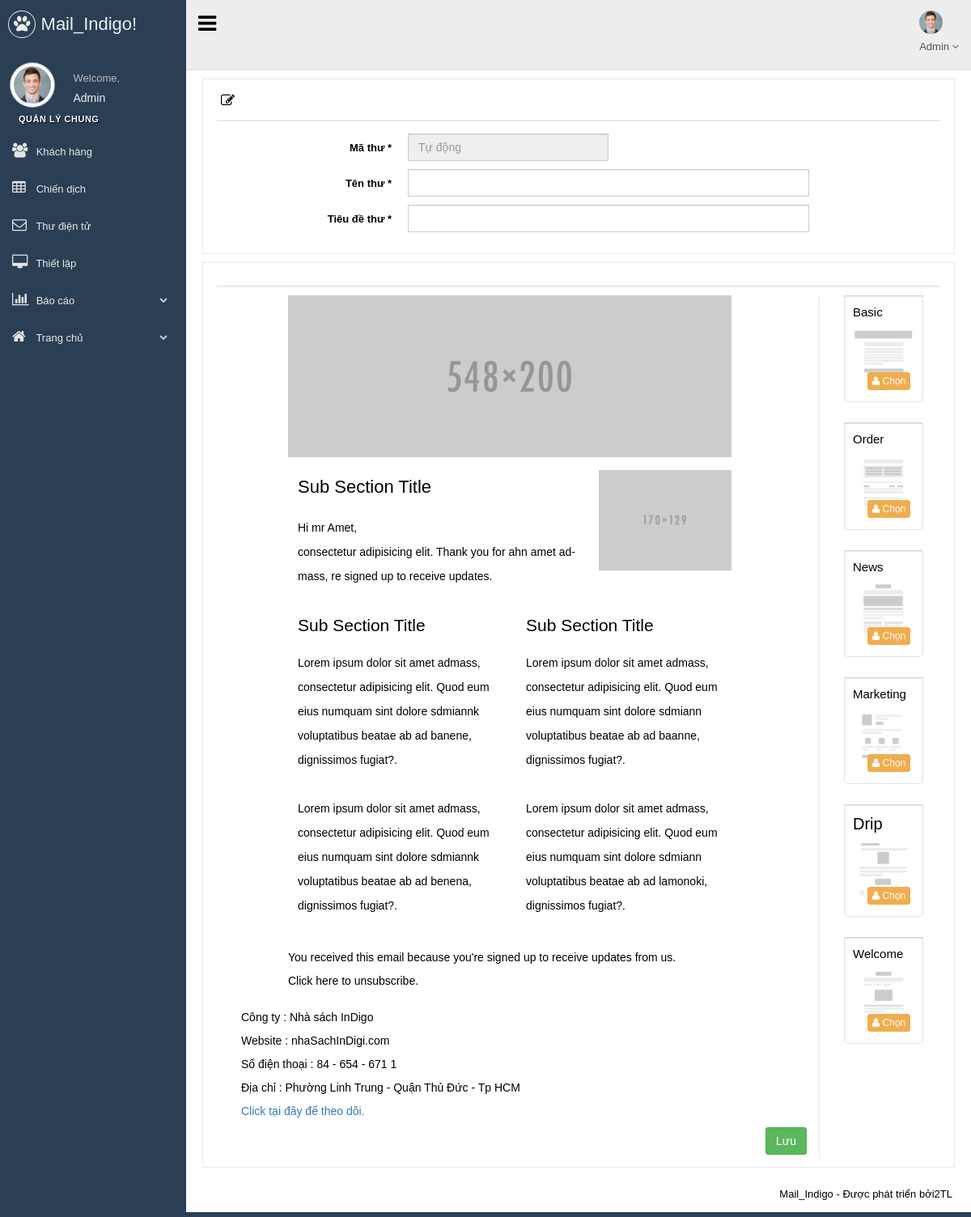
The page /index.php/templates_controllers/load on the database its author committed.
### tables this page shows
CREATE TABLE `chuki` (
  `maChuKi` int(11) NOT NULL,
  `tenCongTy` varchar(200) NOT NULL,
  `diaChiCongTy` varchar(300) NOT NULL,
  `websiteCongTy` varchar(50) NOT NULL,
  `soDienThoai` varchar(20) NOT NULL
);

### application/controllers/templates_controllers.php (called while the page is built, shortened)
<?php
class Templates_controllers extends CI_Controller {
    public function __construct() {
         $this->load->model('ChuKi_models');
    }
    public function get_info_ChuKi() {
        $id = '1';
        $info = $this->ChuKi_models->get_info($id);
        return $info;
    }
    public function load() {
        $data['chuKi'] = $this->get_info_ChuKi();
       $this->load->view("admin/templates_views",$data);
    }
}

### index.php (called while the page is built, shortened)
<?php
require_once BASEPATH.'core/CodeIgniter.php';

### application/core/MY_Model.php (called while the page is built, shortened)
<?php
class MY_Model extends CI_Model {
    var $table = '';
    var $key = 'id';
    function get_info($id, $field = '') {
        $where = array();
        $where[$this->key] = $id;
        return $this->get_info_rule($where, $field);
    }
    function get_info_rule($where = array(), $field = '') {
        $this->db->where($where);
        $query = $this->db->get($this->table);
        if ($query->num_rows()) {
            return $query->row();
        }
        return FALSE;
    }
}

### application/views/admin/templates_views.php (the view, shortened to what this page needs)
<!DOCTYPE html>
<html lang="en">
    <head>
    </head>
    <body class="nav-md">
        <div class="container body" style="font-size: 13px">
            <div class="main_container">
                <div class="bar_left_top">
                </div>
                <div class="right_col" role="main">
                    <div class="contet_main">
                        <div>
                            <div class="x_panel">
                                <div class="x_title">
                                    <h2><i class="fa fa-pencil-square-o"></i><small> Tạo thư mới</small></h2>
                                    <div class="clearfix"></div>
                                </div>
                                <div class="x_content">
                                    <form class="form-horizontal form-label-left input_mask" method="post">
                                        <div class="form-group">
                                            <label class="control-label col-md-3 col-sm-3 col-xs-12">Mã thư *</label>
                                            <div class="col-md-7 col-sm-7 col-xs-12">
                                                <input type="text" class="form-control maKhachHang_sua" placeholder="Tự động" disabled="disabled" style="width: 50%">
                                            </div>
                                        </div>
                                        <div class="item form-group">
                                            <label class="control-label col-md-3 col-sm-3 col-xs-12" >Tên thư * </label>
                                            <div class="col-md-7 col-sm-7 col-xs-12">
                                                <input type="text" class="form-control col-md-7 col-xs-12 tenThu" required="" >
                                            </div>
                                        </div>
                                        <div class="item form-group">
                                            <label class="control-label col-md-3 col-sm-3 col-xs-12" >Tiêu đề thư * </label>
                                            <div class="col-md-7 col-sm-7 col-xs-12">
                                                <input type="text" class="form-control col-md-7 col-xs-12 tieuDeThu" required="" >
                                            </div>
                                        </div>
                                    </form>
                                </div>
                            </div>
                            <div class="x_panel">
                                <div class="x_title">
                                    <div class="clearfix"></div>
                                </div>
                                <div class="col-md-10 col-xs-10" style="border-right: 1px solid #E6E9ED;">
                                    <div class="email_gui">
                                        <div>
                                        </div>
                                        <div class="chuKi" style="margin-left: 20px;">
                                            <p>Công ty : <?php echo $chuKi->tenCongTy ?></p>
                                            <p>Website : <?php echo $chuKi->websiteCongTy ?></p>
                                            <p>Số điện thoại : <?php echo $chuKi->soDienThoai ?></p>
                                            <p>Địa chỉ : <?php echo $chuKi->diaChiCongTy ?></p>
                                            <p><a href="#" style="color: #337ab7">Click tại đây để theo dõi.</a></p>
                                        </div>
                                    </div>
                                    <button class="btn btn-success pull-right luu_Mail">Lưu</button>
                                </div>
                                <div class="col-md-2 col-xs-2">
                                    <div class="col-md-11 col-sm-11 col-xs-12 animated fadeInDown" style="margin-left: 10px">
                                        <div class="well profile_view button">
                                            <div class="col-sm-12">
                                                <h5 style="font-size: 15px">Basic</h5>
                                                <img src="<?= base_url() ?>html/img/basic.png" alt="..." class="img-responsive">
                                            </div>
                                            <div class="col-xs-12 bottom text-center">
                                                <div class="col-xs-12 col-sm-12 emphasis">
                                                    <button type="button" class="btn btn-warning btn-xs" style="float: right"> <i class="fa fa-user"></i> Chọn </button>
                                                </div>
                                            </div>
                                        </div>
                                    </div>
                                    <div class="col-md-11 col-sm-11 col-xs-12 animated fadeInDown" style="margin-left: 10px">
                                        <div class="well profile_view button">
                                            <div class="col-sm-12">
                                                <h5 style="font-size: 15px">Order</h5>
                                                <img src="<?= base_url() ?>html/img/order.png" alt="..." class="img-responsive">
                                            </div>
                                            <div class="col-xs-12 bottom text-center">
                                                <div class="col-xs-12 col-sm-12 emphasis">
                                                    <button type="button" class="btn btn-warning btn-xs" style="float: right"> <i class="fa fa-user"></i> Chọn </button>
                                                </div>
                                            </div>
                                        </div>
                                    </div>
                                    <div class="col-md-11 col-sm-11 col-xs-12 animated fadeInDown" style="margin-left: 10px">
                                        <div class="well profile_view button">
                                            <div class="col-sm-12">
                                                <h5 style="font-size: 15px">News</h5>
                                                <img src="<?= base_url() ?>html/img/news.png" alt="..." class="img-responsive">
                                            </div>
                                            <div class="col-xs-12 bottom text-center">
                                                <div class="col-xs-12 col-sm-12 emphasis">
                                                    <button type="button" class="btn btn-warning btn-xs" style="float: right"> <i class="fa fa-user"></i> Chọn </button>
                                                </div>
                                            </div>
                                        </div>
                                    </div>
                                    <div class="col-md-11 col-sm-11 col-xs-12 animated fadeInDown" style="margin-left: 10px">
                                        <div class="well profile_view button">
                                            <div class="col-sm-12">
                                                <h5 style="font-size: 15px">Marketing</h5>
                                                <img src="<?= base_url() ?>html/img/marketing.png" alt="..." class="img-responsive">
                                            </div>
                                            <div class="col-xs-12 bottom text-center">
                                                <div class="col-xs-12 col-sm-12 emphasis">
                                                    <button type="button" class="btn btn-warning btn-xs" style="float: right"> <i class="fa fa-user"></i> Chọn </button>
                                                </div>
                                            </div>
                                        </div>
                                    </div>
                                    <div class="col-md-11 col-sm-11 col-xs-12 animated fadeInDown" style="margin-left: 10px">
                                        <div class="well profile_view button">
                                            <div class="col-sm-12">
                                                <h5>Drip</h5>
                                                <img src="<?= base_url() ?>html/img/drip.png" alt="..." class="img-responsive">
                                            </div>
                                            <div class="col-xs-12 bottom text-center">
                                                <div class="col-xs-12 col-sm-12 emphasis">
                                                    <button type="button" class="btn btn-warning btn-xs" style="float: right"> <i class="fa fa-user"></i> Chọn </button>
                                                </div>
                                            </div>
                                        </div>
                                    </div>
                                    <div class="col-md-11 col-sm-11 col-xs-12 animated fadeInDown" style="margin-left: 10px">
                                        <div class="well profile_view button">
                                            <div class="col-sm-12">
                                                <h5 style="font-size: 15px">Welcome</h5>
                                                <img src="<?= base_url() ?>html/img/welcome.png" alt="..." class="img-responsive">
                                            </div>
                                            <div class="col-xs-12 bottom text-center">
                                                <div class="col-xs-12 col-sm-12 emphasis">
                                                    <button type="button" class="btn btn-warning btn-xs" style="float: right"> <i class="fa fa-user"></i> Chọn </button>
                                                </div>
                                            </div>
                                        </div>
                                    </div>
                                </div>
                            </div>
                        </div>
                        <footer>
                            <div class="copyright-info">
                                <div class="pull-right">Mail_Indigo - Được phát triển bởi<a href="https://colorlib.com">2TL</a>
                                </div>
                            </div>
                            <div class="clearfix"></div>
                        </footer>
                    </div>
                </div>
            </div>
        </div>
    </body>
</html>

### rows shown on the page
chuki: tenCongTy "Nhà sách InDigo", websiteCongTy "nhaSachInDigi.com", soDienThoai "84 - 654 - 671 1", diaChiCongTy "Phường Linh Trung - Quận Thủ Đức - Tp HCM"
